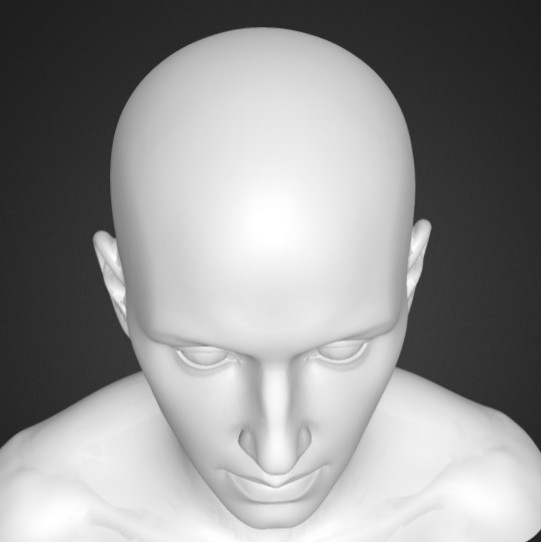
#> input picture Computer Vision CV/Day_2/Day_2_Task_2/pic_1.jpg, 541 x 542 px
$ python Day_2_Task_2.py pic_1.jpg pic_2.jpg
#> lines starting #> are read from the running program, lines starting #| are printed output that depends on the picture
import cv2
import numpy as np
from sys import argv, exit

def main():
    argc = len(argv)
    if argc!=3:
        print(f"Usage: python3 {argv[0]} filepath")
        exit()

    img = cv2.imread(argv[1])
#> img is the input picture: shape (542, 541, 3); min 26, max 255, mean 146.1

    orb = cv2.ORB_create(nfeatures =500)

    gray = cv2.cvtColor(img,cv2.COLOR_BGR2GRAY)
    keypoints, descriptors = orb.detectAndCompute(gray,None)
#> keypoints = 225 keypoints; strongest (x, y, size): (424, 224, 92.6), (426, 226, 111.1), (423, 221, 77.1), (100, 234, 77.1)

    result = cv2.drawKeypoints(img,keypoints,None,flags=cv2.DRAW_MATCHES_FLAGS_DRAW_RICH_KEYPOINTS)
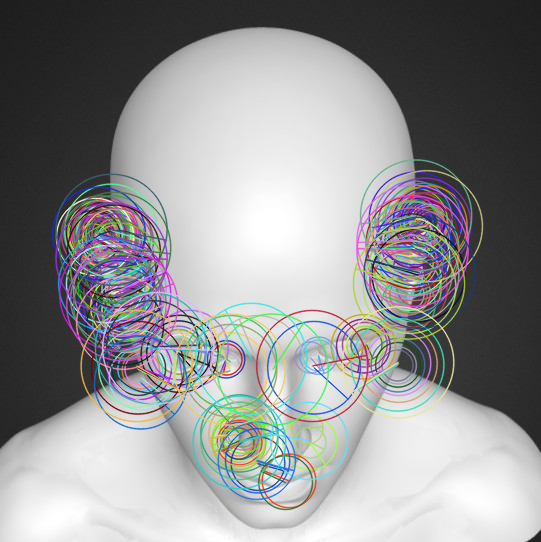
#> result: shape (542, 541, 3); mean B, G, R 144.6, 143.6, 143.1

    image2 = cv2.imread(argv[2])
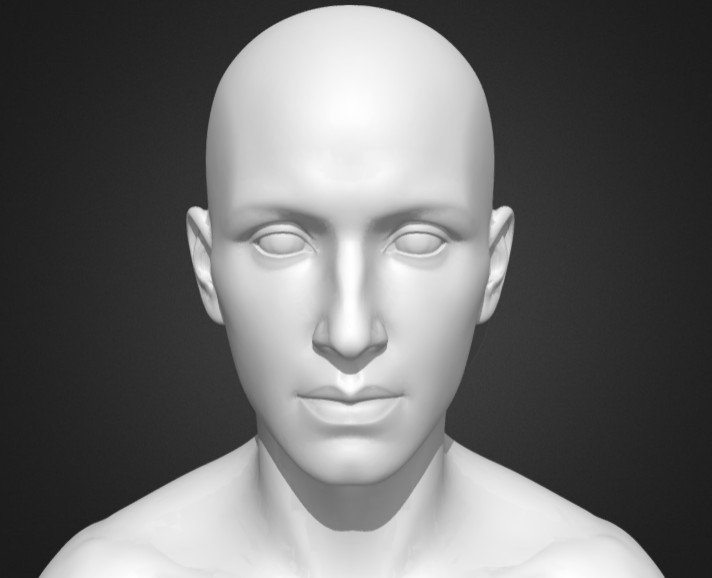
#> input picture Computer Vision CV/Day_2/Day_2_Task_2/pic_2.jpg, 712 x 578 px
#> image2 is the input picture: shape (578, 712, 3); min 21, max 255, mean 107.6
    gray2 = cv2.cvtColor(image2,cv2.COLOR_BGR2GRAY)
    keypoints2, descriptors2 = orb.detectAndCompute(gray2,None)
#> keypoints2 = 409 keypoints; strongest (x, y, size): (505, 212, 77.1), (194, 209, 77.1), (193, 208, 111.1), (505, 207, 77.1)

    bf = cv2.BFMatcher(cv2.NORM_HAMMING,crossCheck=True)
    matches = bf.match(descriptors,descriptors2)
#> matches = 85 matches

    matches = sorted(matches,key=lambda x:x.distance)

    match_img = cv2.drawMatches(img,keypoints,image2,keypoints2,matches[:50],None,flags=cv2.DrawMatchesFlags_NOT_DRAW_SINGLE_POINTS)
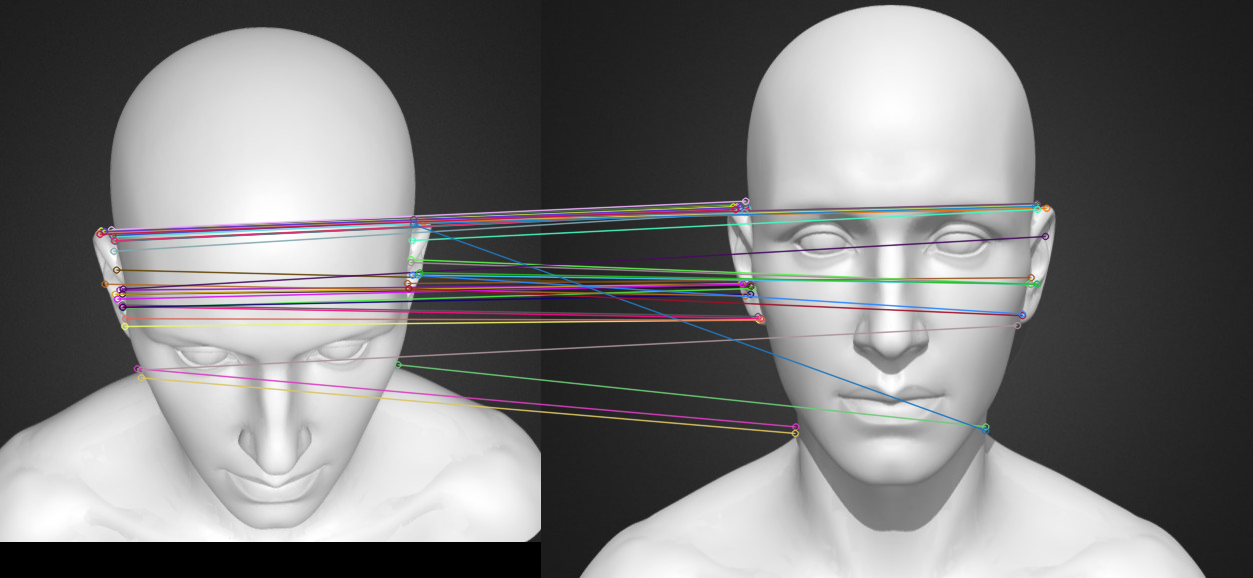
#> match_img: shape (578, 1253, 3); mean B, G, R 120.3, 119.9, 120.6

    print("Number of good matches:",len(matches))
#| Number of good matches: 85

    cv2.imshow("Matches",match_img)
    cv2.waitKey(0)
    cv2.destroyAllWindows()

if __name__ == "__main__":
    main()
